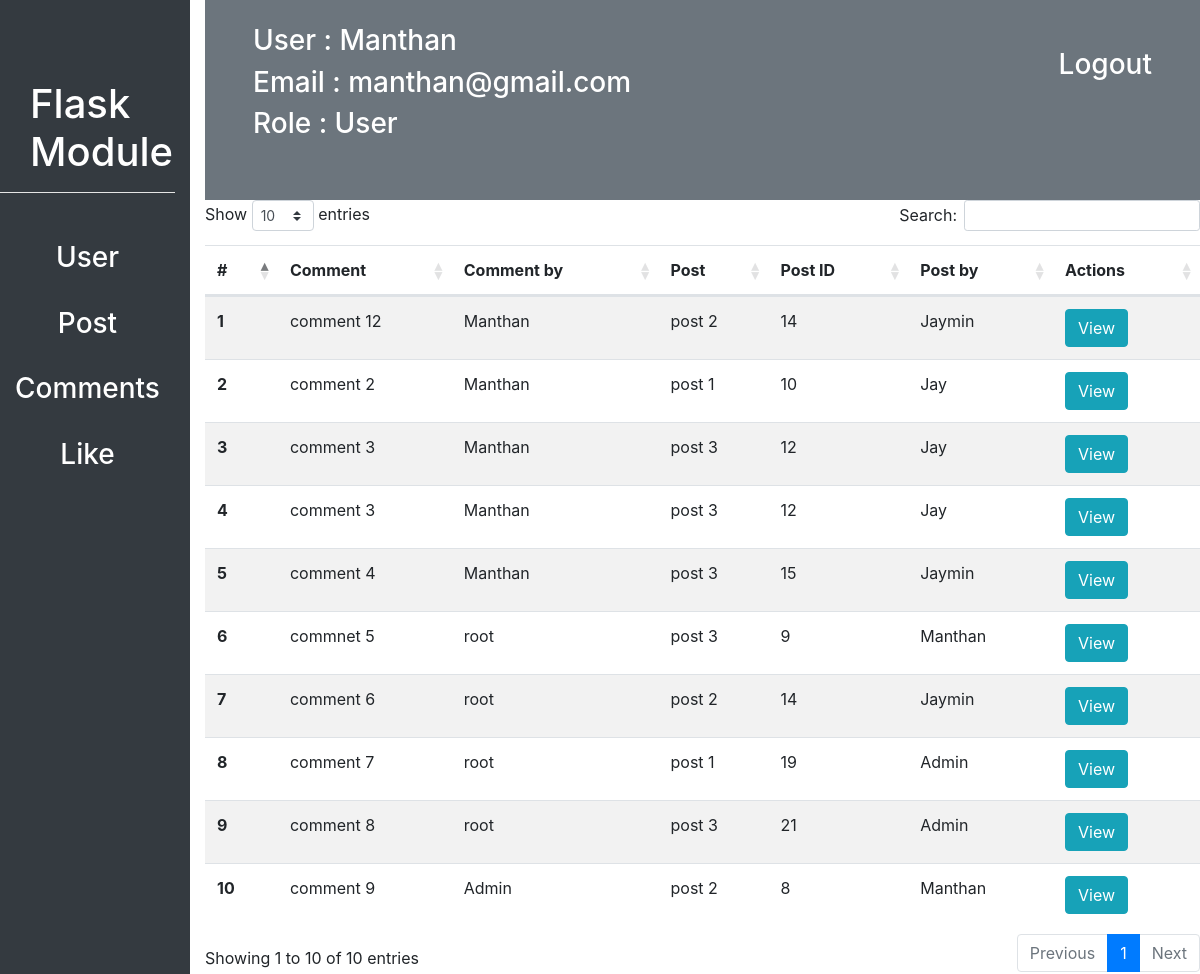
Page /customadmin/comment/comments_list (signed in) on the committed database.
### flask_module/user/models.py (models this page shows, shortened)
class User(db.Model, UserMixin):
    id = db.Column(db.Integer, primary_key=True)
    username = db.Column(db.String(20), unique=True, nullable=False)
    email = db.Column(db.String(30), unique=True, nullable=False)
    profile_picture = db.Column(db.String(70), nullable=False, default="defualt_img.jpg")
    password = db.Column(db.String(15), nullable=False)
    like = db.relationship("Likes", backref="user", lazy=True, cascade = "all, delete, delete-orphan", )
    post = db.relationship("Post", backref="user", lazy=True, cascade = "all, delete, delete-orphan", )
    comment = db.relationship("Comments", backref="user", lazy=True, cascade = "all, delete, delete-orphan", )
    following = db.relationship("User",
                    secondary=connected_user,
                    primaryjoin=id==connected_user.c.parent_id,
                    secondaryjoin=id==connected_user.c.children_id,
                    backref="followed_by")
    role_id = db.Column(db.Integer, db.ForeignKey("role.id"), nullable=False)

class Role(db.Model):
    id = db.Column(db.Integer, primary_key=True)
    name = db.Column(db.String(20), unique=True, nullable=False)
    user = db.relationship("User", backref="role")

### flask_module/posts/models.py (models this page shows, shortened)
class Comments(db.Model):
    id = db.Column(db.Integer, primary_key=True)
    user_id = db.Column(db.Integer, db.ForeignKey("user.id"), nullable=False)
    post_id = db.Column(db.Integer, db.ForeignKey("post.id"), nullable=False)
    comment = db.Column(db.String(200), nullable=True)

class Post(db.Model):
    id = db.Column(db.Integer, primary_key=True)
    image = db.Column(db.String(70), nullable=False)
    caption = db.Column(db.String(20), nullable=False)
    created_at = db.Column(db.DateTime, nullable=False, default=datetime.now())
    user_id = db.Column(db.Integer, db.ForeignKey("user.id"), nullable=False)
    comment = db.relationship("Comments", backref="post", lazy=True, cascade = "all, delete, delete-orphan", )
    likes = db.relationship("Likes", backref="post", lazy=True, cascade = "all, delete, delete-orphan", )

### flask_module/customadmin/comments/routes.py (the view)
@comment.route("/comments_list")
@login_required
def comments_list():
    comments = Comments.query.all()
    return render_template("customadmin/comments/comments_list.html", comments=comments)

### flask_module/customadmin/utiles.py (called while the page is built)
def login_required(f):
    @wraps(f)
    def decorated_function(*args, **kwargs):
        if current_user.is_authenticated is False:
            return redirect(url_for('customadmin.login'))
        return f(*args, **kwargs)
    return decorated_function

### flask_module/user/models.py (called while the page is built)
@login_manager.user_loader
def load_user(user_id):
    return User.query.filter_by(id=int(user_id)).first()

### flask_module/templates/customadmin/comments/comments_list.html (shortened to what this page needs)
{% extends "customadmin/dashboard.html" %}
{% block contant %}
<table id="comment-table" class="table table-striped m-auto mt-2">
    <thead>
      <tr>
        <th scope="col">#</th>
        <th scope="col">Comment</th>
        <th scope="col">Comment by</th>
        <th scope="col">Post</th>
        <th scope="col">Post ID</th>
        <th scope="col">Post by</th>
        <th scope="col">Actions</th>
      </tr>
    </thead>
    <tbody>
    {% for comment in comments %}
      <tr>
        <th scope="row">{{comment.id}}</th>
        <td>{{comment.comment}}</td>
        <td>{{comment.user.username}}</td>
        <td>{{comment.post.caption}}</td>
        <td>{{comment.post.id}}</td>
        <td>{{comment.post.user.username}}</td>
        <td>
            <a href="{{url_for('customadmin.comment.comment_detail', comment_id=comment.id)}}" class="btn btn-info">View</a></td>
      </tr>
    {% endfor %}
    </tbody>
  </table>
{% endblock contant %}

### flask_module/templates/customadmin/dashboard.html (shortened to what this page needs)
<!DOCTYPE html>
<html lang="en">
<head>
    <link rel="stylesheet" href="{{ url_for('static', filename='css/bootstrap.css') }}">
    <link rel="stylesheet" href="{{url_for('static', filename="css/datatable.css")}}">
    <link rel="stylesheet" href="{{url_for('static', filename="css/datatable.min.css")}}">
</head>
<body>
    <div class="row" id="sidebar">
        <div class="col bg-dark">
            <div id="module-title">
                <h1 class="text-white">Flask Module</h1>
            </div>
            <hr style="background: white">
            <div class="mt-5 text-center">
                <a href="{{url_for('customadmin.dashboard', username=current_user.username)}}"><h3 class="text-white">User</h3></a><br>
                <a href="{{url_for('customadmin.post.post_list')}}"><h3 class="text-white">Post</h3></a><br>
                <a href="{{url_for('customadmin.comment.comments_list')}}"><h3 class="text-white">Comments</h3></a><br>
                <a href="{{url_for('customadmin.like.like_list')}}"><h3 class="text-white">Like</h3></a><br>
            </div>
        </div>
        <div class="col-10">
            <div id="navbar" class="bg-secondary">
                <a href="{{url_for('customadmin.logout')}}"><h3 class="float-right px-5 pt-5 text-white">Logout</h3></a>
                <h3 class="text-white pt-4 px-5">User : {{current_user.username}}</h3>
                <h3 class="text-white px-5">Email : {{current_user.email}}</h3>
                <h3 class="text-white px-5">Role : {{current_user.role.name}}</h3>
            </div>
            {% block contant %}{% endblock contant %}
        </div>
    </div>
</body>
</html>

### flask_module/templates/customadmin/dashboard.html (style rules this page uses)
#sidebar { height: 900px; }
#module-title { margin-top: 80px; margin-left: 30px; }
#navbar { height: 200px; }

### rows in the picture
User: username "Manthan", email "manthan@gmail.com"
Role: role.name "User"
Comments: id "1", comment "comment 12", user.username "Manthan", post.caption "post 2", post.id "14", post.user.username "Jaymin"
Comments: id "2", comment "comment 2", user.username "Manthan", post.caption "post 1", post.id "10", post.user.username "Jay"
Comments: id "3", comment "comment 3", user.username "Manthan", post.caption "post 3", post.id "12", post.user.username "Jay"
Comments: id "4", comment "comment 3", user.username "Manthan", post.caption "post 3", post.id "12", post.user.username "Jay"
Comments: id "5", comment "comment 4", user.username "Manthan", post.caption "post 3", post.id "15", post.user.username "Jaymin"
Comments: id "6", comment "commnet 5", user.username "root", post.caption "post 3", post.id "9", post.user.username "Manthan"
Comments: id "7", comment "comment 6", user.username "root", post.caption "post 2", post.id "14", post.user.username "Jaymin"
Comments: id "8", comment "comment 7", user.username "root", post.caption "post 1", post.id "19", post.user.username "Admin"
Comments: id "9", comment "comment 8", user.username "root", post.caption "post 3", post.id "21", post.user.username "Admin"
Comments: id "10", comment "comment 9", user.username "Admin", post.caption "post 2", post.id "8", post.user.username "Manthan"
